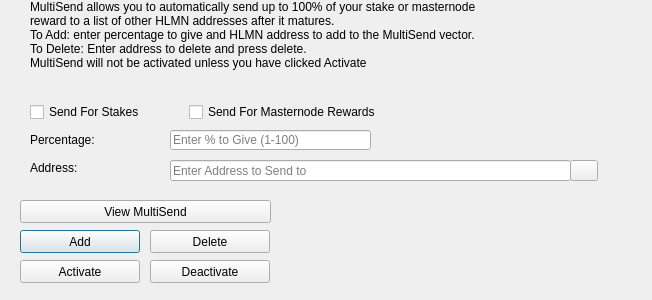
<?xml version="1.0" encoding="UTF-8"?>
<ui version="4.0">
 <class>MultiSendDialog</class>
 <widget class="QDialog" name="MultiSendDialog">
  <property name="windowModality">
   <enum>Qt::NonModal</enum>
  </property>
  <property name="geometry">
   <rect>
    <x>0</x>
    <y>0</y>
    <width>652</width>
    <height>300</height>
   </rect>
  </property>
  <property name="windowTitle">
   <string>MultiSend</string>
  </property>
  <widget class="QLineEdit" name="multiSendPercentEdit">
   <property name="geometry">
    <rect>
     <x>170</x>
     <y>130</y>
     <width>201</width>
     <height>20</height>
    </rect>
   </property>
   <property name="toolTip">
    <string>Enter whole numbers 1 - 100</string>
   </property>
   <property name="placeholderText">
    <string>Enter % to Give (1-100)</string>
   </property>
  </widget>
  <widget class="QLineEdit" name="multiSendAddressEdit">
   <property name="geometry">
    <rect>
     <x>170</x>
     <y>160</y>
     <width>401</width>
     <height>21</height>
    </rect>
   </property>
   <property name="toolTip">
    <string/>
   </property>
   <property name="placeholderText">
    <string>Enter Address to Send to</string>
   </property>
  </widget>
  <widget class="QLabel" name="label_2">
   <property name="geometry">
    <rect>
     <x>30</x>
     <y>0</y>
     <width>451</width>
     <height>121</height>
    </rect>
   </property>
   <property name="lineWidth">
    <number>1</number>
   </property>
   <property name="text">
    <string>MultiSend allows you to automatically send up to 100% of your stake or masternode reward to a list of other HLMN addresses after it matures.
To Add: enter percentage to give and HLMN address to add to the MultiSend vector.
To Delete: Enter address to delete and press delete.
MultiSend will not be activated unless you have clicked Activate</string>
   </property>
   <property name="alignment">
    <set>Qt::AlignLeading|Qt::AlignLeft|Qt::AlignTop</set>
   </property>
   <property name="wordWrap">
    <bool>true</bool>
   </property>
  </widget>
  <widget class="QLabel" name="message">
   <property name="geometry">
    <rect>
     <x>290</x>
     <y>200</y>
     <width>351</width>
     <height>91</height>
    </rect>
   </property>
   <property name="text">
    <string/>
   </property>
  </widget>
  <widget class="QPushButton" name="addButton">
   <property name="geometry">
    <rect>
     <x>20</x>
     <y>230</y>
     <width>120</width>
     <height>23</height>
    </rect>
   </property>
   <property name="toolTip">
    <string/>
   </property>
   <property name="statusTip">
    <string>Add to MultiSend Vector</string>
   </property>
   <property name="text">
    <string>Add</string>
   </property>
  </widget>
  <widget class="QPushButton" name="disableButton">
   <property name="geometry">
    <rect>
     <x>150</x>
     <y>260</y>
     <width>120</width>
     <height>23</height>
    </rect>
   </property>
   <property name="statusTip">
    <string>Deactivate MultiSend</string>
   </property>
   <property name="text">
    <string>Deactivate</string>
   </property>
  </widget>
  <widget class="QPushButton" name="addressBookButton">
   <property name="geometry">
    <rect>
     <x>570</x>
     <y>160</y>
     <width>28</width>
     <height>21</height>
    </rect>
   </property>
   <property name="toolTip">
    <string>Choose an address from the address book</string>
   </property>
   <property name="text">
    <string/>
   </property>
   <property name="icon">
    <iconset resource="../helmin.qrc">
     <normaloff>:/icons/address-book</normaloff>:/icons/address-book</iconset>
   </property>
   <property name="shortcut">
    <string>Alt+A</string>
   </property>
   <property name="autoDefault">
    <bool>false</bool>
   </property>
  </widget>
  <widget class="QLabel" name="label">
   <property name="geometry">
    <rect>
     <x>30</x>
     <y>130</y>
     <width>121</width>
     <height>20</height>
    </rect>
   </property>
   <property name="toolTip">
    <string>Percentage of stake to send</string>
   </property>
   <property name="text">
    <string>Percentage:</string>
   </property>
  </widget>
  <widget class="QLabel" name="label_5">
   <property name="geometry">
    <rect>
     <x>30</x>
     <y>160</y>
     <width>111</width>
     <height>16</height>
    </rect>
   </property>
   <property name="toolTip">
    <string>Address to send portion of stake to</string>
   </property>
   <property name="text">
    <string>Address:</string>
   </property>
  </widget>
  <widget class="QPushButton" name="deleteButton">
   <property name="geometry">
    <rect>
     <x>150</x>
     <y>230</y>
     <width>120</width>
     <height>23</height>
    </rect>
   </property>
   <property name="toolTip">
    <string/>
   </property>
   <property name="statusTip">
    <string>Delete Address From MultiSend Vector</string>
   </property>
   <property name="text">
    <string>Delete</string>
   </property>
  </widget>
  <widget class="QPushButton" name="activateButton">
   <property name="geometry">
    <rect>
     <x>20</x>
     <y>260</y>
     <width>120</width>
     <height>23</height>
    </rect>
   </property>
   <property name="statusTip">
    <string>Activate MultiSend</string>
   </property>
   <property name="text">
    <string>Activate</string>
   </property>
  </widget>
  <widget class="QPushButton" name="viewButton">
   <property name="geometry">
    <rect>
     <x>20</x>
     <y>200</y>
     <width>251</width>
     <height>23</height>
    </rect>
   </property>
   <property name="toolTip">
    <string/>
   </property>
   <property name="statusTip">
    <string>View MultiSend Vector</string>
   </property>
   <property name="text">
    <string>View MultiSend</string>
   </property>
  </widget>
  <widget class="QWidget" name="horizontalLayoutWidget">
   <property name="geometry">
    <rect>
     <x>30</x>
     <y>100</y>
     <width>351</width>
     <height>24</height>
    </rect>
   </property>
   <layout class="QHBoxLayout" name="horizontalLayout">
    <item>
     <widget class="QCheckBox" name="multiSendStakeCheckBox">
      <property name="text">
       <string>Send For Stakes</string>
      </property>
     </widget>
    </item>
    <item>
     <widget class="QCheckBox" name="multiSendMasternodeCheckBox">
      <property name="text">
       <string>Send For Masternode Rewards</string>
      </property>
     </widget>
    </item>
   </layout>
  </widget>
 </widget>
 <resources>
  <include location="../helmin.qrc"/>
 </resources>
 <connections/>
</ui>
